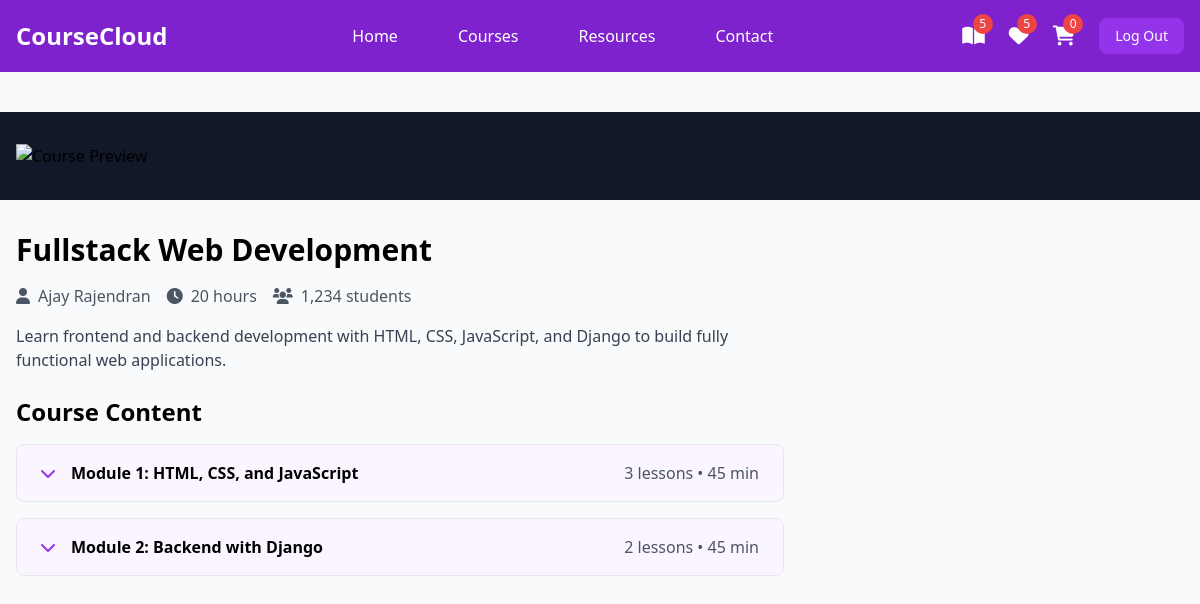
The page /student/courses/6/watch/ (signed in) on the database its author committed.
### instructor/models.py (models this page shows, shortened)
class User(AbstractUser):
    ROLE_CHOICES =(
        ("instructor","Instructor"),
        ("student","Student")
    )
    role=models.CharField(max_length=20,choices=ROLE_CHOICES,default="student")

class Course(models.Model):
    title=models.CharField(max_length=200)
    description=models.TextField()
    price=models.DecimalField(decimal_places=2,max_digits=7)
    owner=models.ForeignKey(User,on_delete=models.SET_NULL,related_name="courses",null=True)
    is_free=models.BooleanField(default=False)
    picture=models.ImageField(upload_to="courseimages",null=True,blank=True,default="courseimages/default.png")
    thumbnail=EmbedVideoField()
    category_objects=models.ManyToManyField(Category)
    created_at=models.DateTimeField(auto_now_add=True)
    updated_at=models.DateTimeField(auto_now=True)

class Module(models.Model):
    title=models.CharField(max_length=200)
    course_object=models.ForeignKey(Course,on_delete=models.CASCADE,related_name="modules")
    order=models.PositiveIntegerField()

### student/views.py (the view)
# urls.py: path('courses/<int:pk>/watch/',views.LessonDetailView.as_view(),name="lesson-detail"),
@method_decorator(signin_required,name="dispatch")
class LessonDetailView(View):
    def get(self,request,*args,**kwargs):
        course_id=kwargs.get("pk")
        course_instance=Course.objects.get(id=course_id)
        purchased_courses = request.user.purchase.filter(is_paid = True).values_list("course_objects",flat=True)
        if course_instance.id not in purchased_courses:
            return redirect("index")
        query_params=request.GET
        module_id=query_params.get("module") if "module" in query_params else course_instance.modules.all().first().id
        module_instance=Module.objects.get(id=module_id,course_object=course_instance)
        lesson_id=query_params.get("lesson") if "lesson" in query_params else module_instance.lessons.all().first().id
        lesson_instance=Lesson.objects.get(id=lesson_id,module_object=module_instance)
        return render(request,"lesson_detail.html",{"course":course_instance,"lesson":lesson_instance})

### student/context_processors.py (called while the page is built)
def course_context(request):
    count=0
    if request.user.is_authenticated:
        orders=request.user.purchase.filter(is_paid=True)
        count = len([c for o in orders for c in o.course_objects.all()])
    return {"count":count}

### student/templates/lesson_detail.html (shortened to what this page needs)
{%extends 'base.html'%}
{%load embed_video_tags%}
{%block main_block%}
<div class="pt-10">
    <div class="bg-gray-900 w-full">
        <div class="max-w-screen-xl mx-auto px-4 py-8">
            <div class="aspect-w-16 aspect-h-9">
                <img src="" alt="Course Preview" class="w-full max-h-[600px] object-cover object-center">
            </div>
        </div>
    </div>
    <div class="max-w-screen-xl mx-auto px-4 py-8 grid grid-cols-1 lg:grid-cols-3 gap-8">
        <div class="lg:col-span-2">
            <h1 class="text-3xl font-bold mb-4">{{course.title}}</h1>
            <div class="flex items-center mb-4 text-gray-600">
                <span class="mr-4"><i class="fas fa-user mr-2"></i>{{course.owner.first_name}} {{course.owner.last_name}}</span>
                <span class="mr-4"><i class="fas fa-clock mr-2"></i>20 hours</span>
                <span><i class="fas fa-users mr-2"></i>1,234 students</span>
            </div>
            <p class="text-gray-700 mb-6">{{course.description}}</p>
            <div class="space-y-4">
                <h2 class="text-2xl font-bold mb-4">Course Content</h2>
                {%for module in course.modules.all%}
                <div class="border rounded-lg overflow-hidden">
                    <button class="w-full px-6 py-4 bg-purple-50 hover:bg-purple-100 flex items-center justify-between" onclick="toggleModule('module{{forloop.counter}}')">
                        <div class="flex items-center">
                            <i class="fas fa-chevron-down mr-4 text-purple-600"></i>
                            <span class="font-semibold">Module {{forloop.counter}}: {{module.title}}</span>
                        </div>
                        <span class="text-gray-600">{{module.lessons.all.count}} lessons • 45 min</span>
                    </button>
                </div>
                {%endfor%}
            </div>
        </div>
    </div>
</div>
{%endblock%}

### student/templates/base.html (shortened to what this page needs)
<!DOCTYPE html>
<html lang="en">
<head>
    <script src="https://cdn.tailwindcss.com"></script>
    <link href="https://cdnjs.cloudflare.com/ajax/libs/font-awesome/6.0.0/css/all.min.css" rel="stylesheet">
</head>
<body class="bg-gray-50">
    <nav class="bg-purple-700 fixed w-full z-20 top-0 left-0 sticky">
        <div class="max-w-screen-xl flex flex-wrap items-center justify-between mx-auto p-4">
            <a href="#" class="flex items-center">
                <span class="self-center text-2xl font-semibold text-white">CourseCloud</span>
            </a>
            <div class="items-center justify-between hidden w-full md:flex md:w-auto md:order-1">
                <ul class="flex flex-col p-4 md:p-0 mt-4 font-medium md:flex-row md:space-x-8 md:mt-0">
                    <li><a href="#" class="block py-2 pl-3 pr-4 text-white hover:text-purple-200">Home</a></li>
                    <li><a href="#" class="block py-2 pl-3 pr-4 text-white hover:text-purple-200">Courses</a></li>
                    <li><a href="#" class="block py-2 pl-3 pr-4 text-white hover:text-purple-200">Resources</a></li>
                    <li><a href="#" class="block py-2 pl-3 pr-4 text-white hover:text-purple-200">Contact</a></li>
                </ul>
            </div>
            <div class="flex items-center space-x-6 md:order-2">
                <div class="relative group">
                    <a href="{%url 'mycourses'%}" class="text-white hover:text-purple-200">
                        <i class="fas fa-book-open text-xl"></i>
                        <span class="absolute -top-2 -right-2 bg-red-500 text-white text-xs rounded-full h-5 w-5 flex items-center justify-center">{{count}}</span>
                    </a>
                </div>
                <div class="relative group">
                    <a href="#" class="text-white hover:text-purple-200">
                        <i class="fas fa-heart text-xl"></i>
                        <span class="absolute -top-2 -right-2 bg-red-500 text-white text-xs rounded-full h-5 w-5 flex items-center justify-center">5</span>
                    </a>
                </div>
                <div class="relative group">
                    <a href="{%url 'cart-summary'%}" class="text-white hover:text-purple-200">
                        <i class="fas fa-shopping-cart text-xl"></i>
                        <span class="absolute -top-2 -right-2 bg-red-500 text-white text-xs rounded-full h-5 w-5 flex items-center justify-center">{{request.user.basket.all.count}}</span>
                    </a>
                </div>
                <a href="{%url 'signout'%}"><button class="text-white bg-purple-600 hover:bg-purple-800 focus:ring-4 focus:outline-none focus:ring-purple-300 font-medium rounded-lg text-sm px-4 py-2 text-center">Log Out</button></a>
            </div>
        </div>
    </nav>
        {%block main_block%}
        {%endblock%}
</body>
</html>

### rows shown on the page
User: user.basket.all.count "0"
Course: title "Fullstack Web Development", owner.first_name "Ajay", owner.last_name "Rajendran", description "Learn frontend and backend development with HTML, CSS, JavaScript, and Django to build fully functional web applications."
Module: title "HTML, CSS, and JavaScript", lessons.all.count "3"
Module: title "Backend with Django", lessons.all.count "2"

### other values the page prints
{{ count }} "5"
